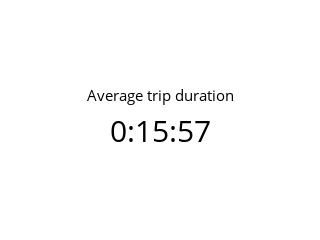

Notebook source saved alongside this figure:
### Code cell
indicator(0, 'Average trip duration', ":"+trip_duration)

### Figure 1 — Plotly figure (JSON) as saved in the notebook; plotly's stock layout.template omitted (floating-point values rounded to 4 significant figures)
{"data": [{"number": {"font": {"color": "black", "size": 30}, "suffix": ":15:57"}, "title": {"font": {"color": "black", "size": 15}, "text": "Average trip duration"}, "type": "indicator", "value": 0}], "layout": {"height": 100, "width": 250}}
